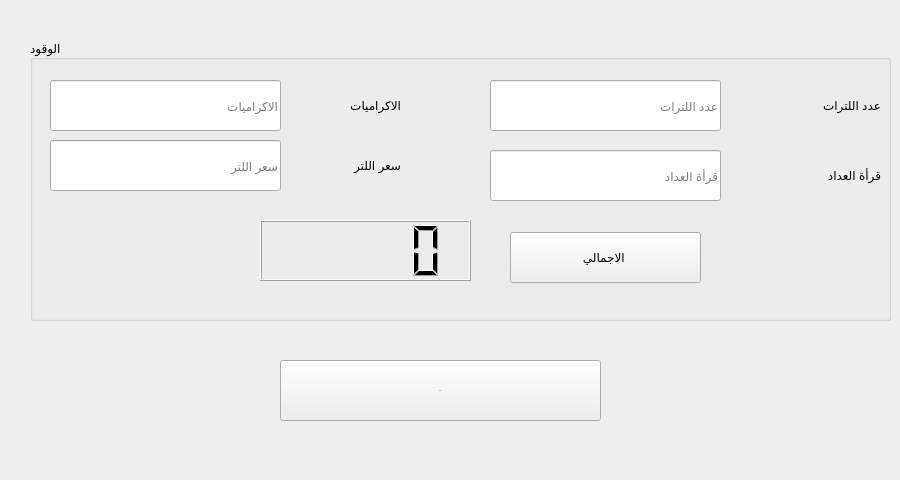
    <widget class="QWidget" name="tab_11">
     <attribute name="title">
      <string>الوقود</string>
     </attribute>
     <widget class="QPushButton" name="btn_save_2">
      <property name="geometry">
       <rect>
        <x>280</x>
        <y>360</y>
        <width>321</width>
        <height>61</height>
       </rect>
      </property>
      <property name="font">
       <font>
        <pointsize>-1</pointsize>
       </font>
      </property>
      <property name="toolTip">
       <string>اضغط لحفظ البيانات</string>
      </property>
      <property name="text">
       <string>حفظ</string>
      </property>
     </widget>
     <widget class="QGroupBox" name="groupBox_18">
      <property name="geometry">
       <rect>
        <x>30</x>
        <y>40</y>
        <width>861</width>
        <height>281</height>
       </rect>
      </property>
      <property name="title">
       <string>الوقود</string>
      </property>
      <widget class="QLabel" name="label_15">
       <property name="geometry">
        <rect>
         <x>750</x>
         <y>50</y>
         <width>101</width>
         <height>31</height>
        </rect>
       </property>
       <property name="text">
        <string>عدد اللترات</string>
       </property>
      </widget>
      <widget class="QLineEdit" name="le_tips">
       <property name="geometry">
        <rect>
         <x>20</x>
         <y>40</y>
         <width>231</width>
         <height>51</height>
        </rect>
       </property>
       <property name="placeholderText">
        <string>الاكراميات</string>
       </property>
      </widget>
      <widget class="QLabel" name="label_22">
       <property name="geometry">
        <rect>
         <x>300</x>
         <y>50</y>
         <width>71</width>
         <height>31</height>
        </rect>
       </property>
       <property name="text">
        <string>الاكراميات</string>
       </property>
      </widget>
      <widget class="QLabel" name="label_16">
       <property name="geometry">
        <rect>
         <x>780</x>
         <y>120</y>
         <width>71</width>
         <height>31</height>
        </rect>
       </property>
       <property name="text">
        <string>قرأة العداد</string>
       </property>
      </widget>
      <widget class="QLineEdit" name="le_meter_number">
       <property name="geometry">
        <rect>
         <x>460</x>
         <y>110</y>
         <width>231</width>
         <height>51</height>
        </rect>
       </property>
       <property name="placeholderText">
        <string>قرأة العداد</string>
       </property>
      </widget>
      <widget class="QLineEdit" name="le_leters_number">
       <property name="geometry">
        <rect>
         <x>460</x>
         <y>40</y>
         <width>231</width>
         <height>51</height>
        </rect>
       </property>
       <property name="placeholderText">
        <string>عدد اللترات</string>
       </property>
      </widget>
      <widget class="QLCDNumber" name="lcd_number">
       <property name="geometry">
        <rect>
         <x>230</x>
         <y>180</y>
         <width>211</width>
         <height>61</height>
        </rect>
       </property>
      </widget>
      <widget class="QLineEdit" name="le_price">
       <property name="geometry">
        <rect>
         <x>20</x>
         <y>100</y>
         <width>231</width>
         <height>51</height>
        </rect>
       </property>
       <property name="placeholderText">
        <string>سعر اللتر</string>
       </property>
      </widget>
      <widget class="QLabel" name="label_25">
       <property name="geometry">
        <rect>
         <x>300</x>
         <y>110</y>
         <width>71</width>
         <height>31</height>
        </rect>
       </property>
       <property name="text">
        <string>سعر اللتر</string>
       </property>
      </widget>
      <widget class="QPushButton" name="pushButton_8">
       <property name="geometry">
        <rect>
         <x>480</x>
         <y>192</y>
         <width>191</width>
         <height>51</height>
        </rect>
       </property>
       <property name="text">
        <string>الاجمالي </string>
       </property>
      </widget>
     </widget>
     <widget class="QLabel" name="label_26">
      <property name="geometry">
       <rect>
        <x>250</x>
        <y>450</y>
        <width>361</width>
        <height>21</height>
       </rect>
      </property>
      <property name="text">
       <string/>
      </property>
     </widget>
    </widget>
